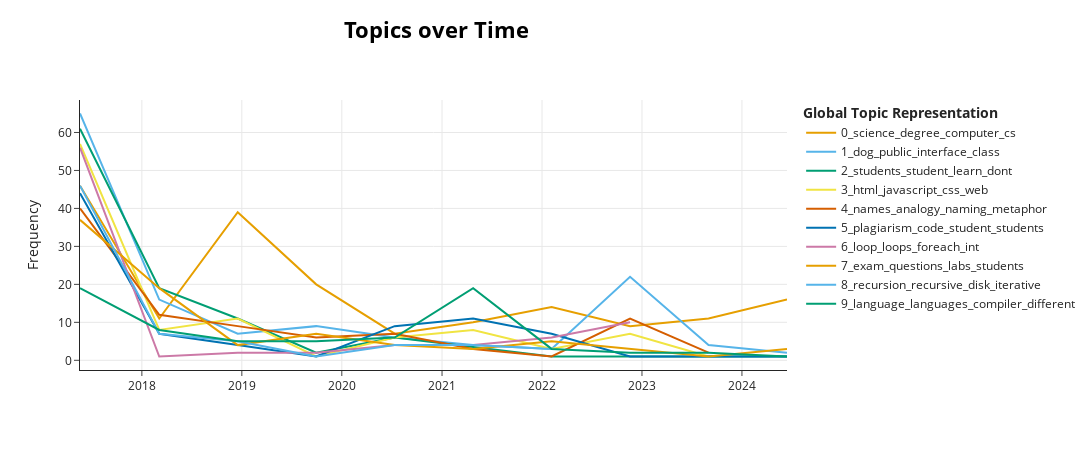

Notebook code cell kept with this figure:
### Markdown cell above
May need to rename some of the topics for clarity?

topic_model_combined.set_topic_labels({
    0: "CS Degrees & Curriculum Design",
    1: "OOP & Interfaces",
    2: "Naming Conventions & Teaching Analogies",
    3: "Web Development (HTML/CSS/JS)",
    4: "Student Learning Challenges",
    5: "Teaching Loops & Iteration",
    6: "Plagiarism & Academic Integrity",
    7: "Textbooks & Educational Resources",
    8: "Pointers & Memory Concepts",
    9: "Exams, Assessments & Practical Labs"
})

### Code cell
# Viewing topics over time (Top 10)
topic_model_combined.visualize_topics_over_time(
    topics_over_time,
    topics=[0, 1, 2, 3, 4, 5, 6, 7, 8, 9],
    #custom_labels=True  # Making sure custom labels are used
)

### Figure 1 — Plotly figure (JSON) as saved in the notebook; plotly's stock layout.template omitted (floating-point values rounded to 4 significant figures)
{"data": [{"hoverinfo": "text", "hovertext": ["<b>Topic 0</b><br>Words: science, cs, degree, computer, engineering", "<b>Topic 0</b><br>Words: science, engineering, computer, cs, software", "<b>Topic 0</b><br>Words: calculus, engineering, science, computer, degree", "<b>Topic 0</b><br>Words: science, computer, degree, software, engineering", "<b>Topic 0</b><br>Words: masters, bachelors, degree, cs, science", "<b>Topic 0</b><br>Words: degree, science, computer, cs, industry", "<b>Topic 0</b><br>Words: science, mathematics, computer, math, cs", "<b>Topic 0</b><br>Words: science, degree, cs, computer, mathematics", "<b>Topic 0</b><br>Words: science, software, computer, engineering, cs", "<b>Topic 0</b><br>Words: degree, science, computer, cs, information"], "marker": {"color": "#E69F00"}, "mode": "lines", "name": "0_science_degree_computer_cs", "type": "scatter", "x": ["2017-05-20T03:14:24.000000000", "2018-03-05T12:00:00.000000000", "2018-12-17T00:00:00.000000000", "2019-09-29T12:00:00.000000000", "2020-07-12T00:00:00.000000000", "2021-04-24T12:00:00.000000000", "2022-02-05T00:00:00.000000000", "2022-11-18T12:00:00.000000000", "2023-09-01T00:00:00.000000000", "2024-06-13T12:00:00.000000000"], "y": [46, 11, 39, 20, 7, 10, 14, 9, 11, 16]}, {"hoverinfo": "text", "hovertext": ["<b>Topic 1</b><br>Words: public, interface, class, inheritance, methods", "<b>Topic 1</b><br>Words: object, interface, vehicle, public, bicycle", "<b>Topic 1</b><br>Words: polymorphism, interface, bike, public, objects", "<b>Topic 1</b><br>Words: entities, oo, interface, object, data", "<b>Topic 1</b><br>Words: factory, subclass, static, constructors, objects", "<b>Topic 1</b><br>Words: undo, interface, robot, inheritance, object", "<b>Topic 1</b><br>Words: foo, def, rectangle, function, higherorder", "<b>Topic 1</b><br>Words: dog, puppy, public, interface, class", "<b>Topic 1</b><br>Words: dog, type, generic, polymorphism, array", "<b>Topic 1</b><br>Words: subclasses, hierarchy, classes, interface, calculator"], "marker": {"color": "#56B4E9"}, "mode": "lines", "name": "1_dog_public_interface_class", "type": "scatter", "x": ["2017-05-20T03:14:24.000000000", "2018-03-05T12:00:00.000000000", "2018-12-17T00:00:00.000000000", "2019-09-29T12:00:00.000000000", "2020-07-12T00:00:00.000000000", "2021-04-24T12:00:00.000000000", "2022-02-05T00:00:00.000000000", "2022-11-18T12:00:00.000000000", "2023-09-01T00:00:00.000000000", "2024-06-13T12:00:00.000000000"], "y": [65, 16, 7, 9, 6, 4, 3, 22, 4, 2]}, {"hoverinfo": "text", "hovertext": ["<b>Topic 2</b><br>Words: students, student, learn, dont, learning", "<b>Topic 2</b><br>Words: guide, study, students, learn, teachers", "<b>Topic 2</b><br>Words: student, notes, students, cards, group", "<b>Topic 2</b><br>Words: learning, teachers, reluctance, student, students", "<b>Topic 2</b><br>Words: student, natural, pupil, teacher, teaching", "<b>Topic 2</b><br>Words: subjective, forcing, godgiven, awakenings, opinionbased", "<b>Topic 2</b><br>Words: homework, based, tried, fun, safer", "<b>Topic 2</b><br>Words: assessments, term, material, marks, understanding"], "marker": {"color": "#009E73"}, "mode": "lines", "name": "2_students_student_learn_dont", "type": "scatter", "x": ["2017-05-20T03:14:24.000000000", "2018-03-05T12:00:00.000000000", "2018-12-17T00:00:00.000000000", "2019-09-29T12:00:00.000000000", "2020-07-12T00:00:00.000000000", "2022-02-05T00:00:00.000000000", "2023-09-01T00:00:00.000000000", "2024-06-13T12:00:00.000000000"], "y": [61, 19, 11, 2, 6, 1, 1, 1]}, {"hoverinfo": "text", "hovertext": ["<b>Topic 3</b><br>Words: html, css, javascript, web, js", "<b>Topic 3</b><br>Words: javascript, html, web, css, skins", "<b>Topic 3</b><br>Words: js, framework, javascript, react, vanilla", "<b>Topic 3</b><br>Words: javascript, browsers, access, scripting, capabilities", "<b>Topic 3</b><br>Words: css, js, web, html, learning", "<b>Topic 3</b><br>Words: userscripts, css, javascript, web, html", "<b>Topic 3</b><br>Words: revealjs, javascript, practice, framework, 6th", "<b>Topic 3</b><br>Words: react, jquery, html, javascript, web", "<b>Topic 3</b><br>Words: paramlist, body, javascript, javasript, name"], "marker": {"color": "#F0E442"}, "mode": "lines", "name": "3_html_javascript_css_web", "type": "scatter", "x": ["2017-05-20T03:14:24.000000000", "2018-03-05T12:00:00.000000000", "2018-12-17T00:00:00.000000000", "2019-09-29T12:00:00.000000000", "2020-07-12T00:00:00.000000000", "2021-04-24T12:00:00.000000000", "2022-02-05T00:00:00.000000000", "2022-11-18T12:00:00.000000000", "2023-09-01T00:00:00.000000000"], "y": [57, 8, 11, 1, 6, 8, 3, 7, 1]}, {"hoverinfo": "text", "hovertext": ["<b>Topic 4</b><br>Words: analogy, names, box, metaphor, name", "<b>Topic 4</b><br>Words: names, naming, metaphor, analogy, name", "<b>Topic 4</b><br>Words: analogy, recipes, transitions, analogies, names", "<b>Topic 4</b><br>Words: analogy, collection, subproblems, jargon, concept", "<b>Topic 4</b><br>Words: box, analogy, names, boxes, tentacles", "<b>Topic 4</b><br>Words: storage, metaphor, tally, rules, tallyoutcome", "<b>Topic 4</b><br>Words: 2state, qis, metaphorsactual, uperposition, superposition", "<b>Topic 4</b><br>Words: names, naming, chinese, unicode, render", "<b>Topic 4</b><br>Words: planet, planets, keplerratio, mercury, names"], "marker": {"color": "#D55E00"}, "mode": "lines", "name": "4_names_analogy_naming_metaphor", "type": "scatter", "x": ["2017-05-20T03:14:24.000000000", "2018-03-05T12:00:00.000000000", "2018-12-17T00:00:00.000000000", "2019-09-29T12:00:00.000000000", "2020-07-12T00:00:00.000000000", "2021-04-24T12:00:00.000000000", "2022-02-05T00:00:00.000000000", "2022-11-18T12:00:00.000000000", "2023-09-01T00:00:00.000000000"], "y": [40, 12, 9, 6, 7, 3, 1, 11, 2]}, {"hoverinfo": "text", "hovertext": ["<b>Topic 5</b><br>Words: plagiarism, code, student, students, review", "<b>Topic 5</b><br>Words: code, plagiarism, grade, student, assignments", "<b>Topic 5</b><br>Words: plagiarism, confident, documentation, registration, code", "<b>Topic 5</b><br>Words: turnitin, works, explain, assessment, code", "<b>Topic 5</b><br>Words: plagiarism, cheating, notebooks, code, labs", "<b>Topic 5</b><br>Words: plagiarism, assessment, code, students, student", "<b>Topic 5</b><br>Words: compile, code, submission, plagiarism, student", "<b>Topic 5</b><br>Words: bowling, kata, pain, useable, code", "<b>Topic 5</b><br>Words: flagged, boilerplate, moss, pairs, code", "<b>Topic 5</b><br>Words: test, cheating, solution, suddenly, testing"], "marker": {"color": "#0072B2"}, "mode": "lines", "name": "5_plagiarism_code_student_students", "type": "scatter", "x": ["2017-05-20T03:14:24.000000000", "2018-03-05T12:00:00.000000000", "2018-12-17T00:00:00.000000000", "2019-09-29T12:00:00.000000000", "2020-07-12T00:00:00.000000000", "2021-04-24T12:00:00.000000000", "2022-02-05T00:00:00.000000000", "2022-11-18T12:00:00.000000000", "2023-09-01T00:00:00.000000000", "2024-06-13T12:00:00.000000000"], "y": [44, 7, 4, 1, 9, 11, 7, 1, 1, 1]}, {"hoverinfo": "text", "hovertext": ["<b>Topic 6</b><br>Words: loop, loops, foreach, int, 10", "<b>Topic 6</b><br>Words: refers, xiright, leftsumi1n, xi, performs", "<b>Topic 6</b><br>Words: loop, hollow, foreach, loops, rectangle", "<b>Topic 6</b><br>Words: loop, limitation, loops, ranging, foreach", "<b>Topic 6</b><br>Words: loop, loops, conditionals, introduce, uhoh", "<b>Topic 6</b><br>Words: loops, loop, max, min, user", "<b>Topic 6</b><br>Words: loops, loop, pattern, patterns, foreach", "<b>Topic 6</b><br>Words: loops, loop, suitcase, int, numela"], "marker": {"color": "#CC79A7"}, "mode": "lines", "name": "6_loop_loops_foreach_int", "type": "scatter", "x": ["2017-05-20T03:14:24.000000000", "2018-03-05T12:00:00.000000000", "2018-12-17T00:00:00.000000000", "2019-09-29T12:00:00.000000000", "2020-07-12T00:00:00.000000000", "2021-04-24T12:00:00.000000000", "2022-02-05T00:00:00.000000000", "2022-11-18T12:00:00.000000000"], "y": [56, 1, 2, 2, 4, 4, 6, 10]}, {"hoverinfo": "text", "hovertext": ["<b>Topic 7</b><br>Words: exam, questions, students, grade, labs", "<b>Topic 7</b><br>Words: questions, points, labs, test, grade", "<b>Topic 7</b><br>Words: quiz, quizzes, attention, lab, grading", "<b>Topic 7</b><br>Words: exams, exam, credit, home, cheating", "<b>Topic 7</b><br>Words: exam, fst0, ocp, ap, ieee", "<b>Topic 7</b><br>Words: competencybased, exam, justification, offer, mastery", "<b>Topic 7</b><br>Words: tas, professor, points, students, rubric", "<b>Topic 7</b><br>Words: rupees, nptel, 1000, appear, exams", "<b>Topic 7</b><br>Words: labs, lab, students, policy, exam"], "marker": {"color": "#E69F00"}, "mode": "lines", "name": "7_exam_questions_labs_students", "type": "scatter", "x": ["2017-05-20T03:14:24.000000000", "2018-03-05T12:00:00.000000000", "2018-12-17T00:00:00.000000000", "2019-09-29T12:00:00.000000000", "2020-07-12T00:00:00.000000000", "2021-04-24T12:00:00.000000000", "2022-02-05T00:00:00.000000000", "2023-09-01T00:00:00.000000000", "2024-06-13T12:00:00.000000000"], "y": [37, 19, 4, 7, 4, 3, 5, 1, 3]}, {"hoverinfo": "text", "hovertext": ["<b>Topic 8</b><br>Words: recursion, recursive, disk, iterative, card", "<b>Topic 8</b><br>Words: recursion, recursive, max, array, return", "<b>Topic 8</b><br>Words: topofstack, freelistptr, recursion, nullpointer, stack", "<b>Topic 8</b><br>Words: expr, term, factor, const, httpmattmightnetarticlesgrammarsbnfebnf", "<b>Topic 8</b><br>Words: recursion, recursive, winding, phase, slog", "<b>Topic 8</b><br>Words: walker, recursion, bump, cells, conjecture", "<b>Topic 8</b><br>Words: modulo, triangle, newton, nonzero, pete"], "marker": {"color": "#56B4E9"}, "mode": "lines", "name": "8_recursion_recursive_disk_iterative", "type": "scatter", "x": ["2017-05-20T03:14:24.000000000", "2018-03-05T12:00:00.000000000", "2018-12-17T00:00:00.000000000", "2019-09-29T12:00:00.000000000", "2020-07-12T00:00:00.000000000", "2021-04-24T12:00:00.000000000", "2022-02-05T00:00:00.000000000"], "y": [46, 7, 5, 1, 4, 4, 3]}, {"hoverinfo": "text", "hovertext": ["<b>Topic 9</b><br>Words: language, languages, compiler, java, level", "<b>Topic 9</b><br>Words: language, languages, company, modern, level", "<b>Topic 9</b><br>Words: language, languages, paradigm, model, java", "<b>Topic 9</b><br>Words: language, languages, compiler, interpreter, programming", "<b>Topic 9</b><br>Words: language, languages, compiler, developers, 2003", "<b>Topic 9</b><br>Words: language, languages, cobol, ada, programming", "<b>Topic 9</b><br>Words: language, languages, factorial, library, programming", "<b>Topic 9</b><br>Words: language, toolchain, libraries, industry, companys", "<b>Topic 9</b><br>Words: languages, language, level, golfing, anymore", "<b>Topic 9</b><br>Words: compiler, lalr, languages, mini, parsing"], "marker": {"color": "#009E73"}, "mode": "lines", "name": "9_language_languages_compiler_different", "type": "scatter", "x": ["2017-05-20T03:14:24.000000000", "2018-03-05T12:00:00.000000000", "2018-12-17T00:00:00.000000000", "2019-09-29T12:00:00.000000000", "2020-07-12T00:00:00.000000000", "2021-04-24T12:00:00.000000000", "2022-02-05T00:00:00.000000000", "2022-11-18T12:00:00.000000000", "2023-09-01T00:00:00.000000000", "2024-06-13T12:00:00.000000000"], "y": [19, 8, 5, 5, 6, 19, 3, 2, 2, 1]}], "layout": {"height": 450, "hoverlabel": {"bgcolor": "white", "font": {"family": "Rockwell", "size": 16}}, "legend": {"title": {"text": "<b>Global Topic Representation"}}, "title": {"font": {"color": "Black", "size": 22}, "text": "<b>Topics over Time</b>", "x": 0.4, "xanchor": "center", "y": 0.95, "yanchor": "top"}, "width": 1250, "xaxis": {"showgrid": true}, "yaxis": {"showgrid": true, "title": {"text": "Frequency"}}}}
